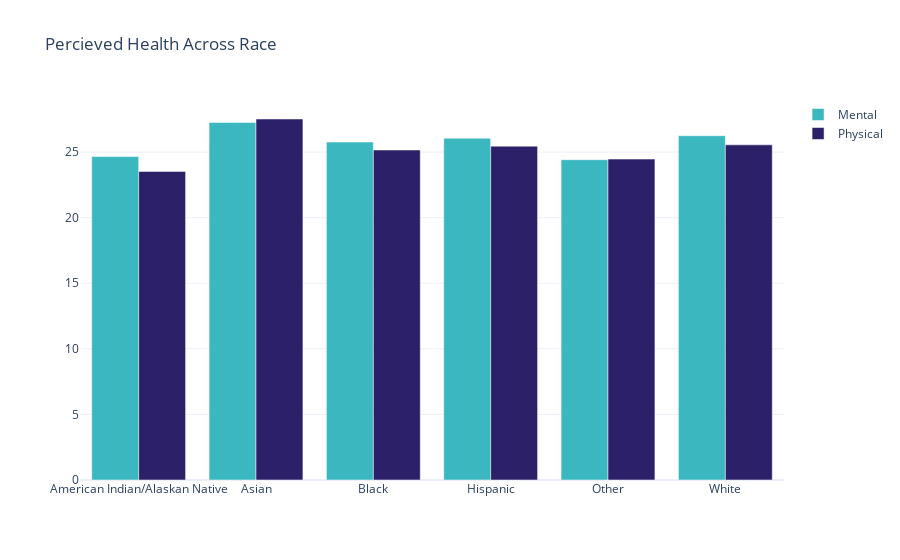

This figure's notebook cell:
### Code cell
fig = go.Figure(data=[
    go.Bar(name='Mental', x=race_ment_mean['_IMPRACE'], y=race_ment_mean['REV_MENTHLTH'], marker=go.bar.Marker(color= 'rgb(58, 183, 191)')),
    go.Bar(name='Physical', x=race_phys_mean['_IMPRACE'], y=race_phys_mean['REV_PHYSHLTH'], marker=go.bar.Marker(color= 'rgb(44, 33, 105)')),
])
# Change the bar mode
fig.update_layout(barmode='group', title='Percieved Health Across Race', template='plotly_white')
fig.show()

### Figure 1 — Plotly figure (JSON) as saved in the notebook; plotly's stock layout.template omitted (floating-point values rounded to 4 significant figures)
{"data": [{"marker": {"color": "rgb(58, 183, 191)"}, "name": "Mental", "type": "bar", "x": ["American Indian/Alaskan Native", "Asian", "Black", "Hispanic", "Other", "White"], "y": [24.66, 27.26, 25.77, 26.06, 24.42, 26.25]}, {"marker": {"color": "rgb(44, 33, 105)"}, "name": "Physical", "type": "bar", "x": ["American Indian/Alaskan Native", "Asian", "Black", "Hispanic", "Other", "White"], "y": [23.53, 27.52, 25.16, 25.45, 24.47, 25.55]}], "layout": {"barmode": "group", "title": {"text": "Percieved Health Across Race"}}}
